Frame 1 (no input): blank canvas, image omitted
Frame 60 (no input): blank canvas, image omitted
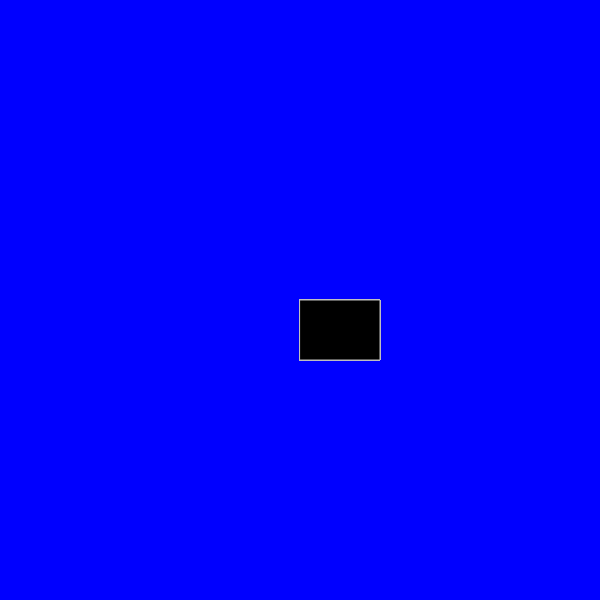
Frame 120 (the mouse pressed at the canvas centre since frame 60)

The p5.js sketch whose frames 1 and 60 were blank and that drew this single picture after the mouse press (run headless with seeded random() and noise() and a simulated clock; from frame 60 on, the mouse is pressed at the canvas centre):

// p5.js sketch
// ── sketch.js
function setup() {
  createCanvas(600, 600);
  background("blue" );
}

function draw() {
  
  fill(" black")
  stroke("silver")
  
  
  
  if(mouseIsPressed){
    rect(mouseX,mouseY,80,60);
  }
}
